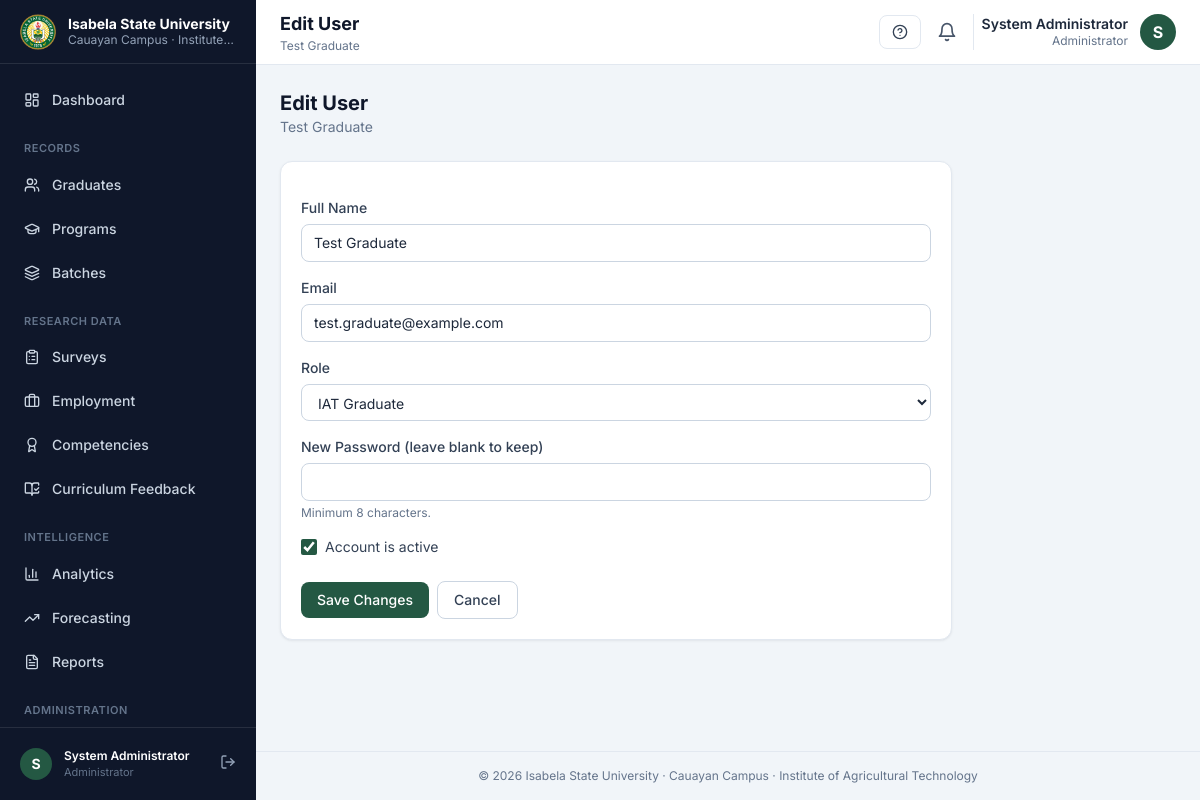
The app's page /admin/users/244/edit (signed in) with its own data.
### tables this page shows
CREATE TABLE `users` (
  `id` bigint(20) UNSIGNED NOT NULL,
  `role_id` bigint(20) UNSIGNED NOT NULL,
  `graduate_id` bigint(20) UNSIGNED DEFAULT NULL,
  `name` varchar(191) NOT NULL,
  `email` varchar(191) NOT NULL,
  `password` varchar(255) NOT NULL,
  `avatar` varchar(255) DEFAULT NULL,
  `is_active` tinyint(1) NOT NULL DEFAULT 1,
  `must_change_password` tinyint(1) NOT NULL DEFAULT 0,
  `last_login_at` timestamp NULL DEFAULT NULL,
  `password_reset_token` varchar(100) DEFAULT NULL,
  `password_reset_expires` timestamp NULL DEFAULT NULL,
  `created_at` timestamp NULL DEFAULT current_timestamp(),
  `updated_at` timestamp NULL DEFAULT current_timestamp() ON UPDATE current_timestamp(),
  `deleted_at` timestamp NULL DEFAULT NULL
);

CREATE TABLE `roles` (
  `id` bigint(20) UNSIGNED NOT NULL,
  `name` varchar(100) NOT NULL,
  `slug` varchar(60) NOT NULL,
  `description` varchar(255) DEFAULT NULL,
  `created_at` timestamp NULL DEFAULT current_timestamp(),
  `updated_at` timestamp NULL DEFAULT current_timestamp() ON UPDATE current_timestamp()
);

### views/admin/users/create.php (the view, shortened to what the rows shown need)
<?php
$roles = $roles ?? [];
$user = $user ?? null;
$isEdit = $user !== null;
?>
<div class="space-y-6">
    <div>
        <h2 class="text-xl font-bold text-ink-900"><?= $isEdit ? 'Edit User' : 'Add User' ?></h2>
        <p class="text-sm text-ink-500"><?= $isEdit ? e($user['name']) : 'Create a new user account' ?></p>
    </div>
    <div class="card max-w-2xl">
        <div class="card-body">
            <form method="POST" action="<?= $isEdit ? url('admin/users/' . (int) $user['id']) : url('admin/users') ?>" class="space-y-4">
                <div>
                    <label class="label" for="u-name">Full Name</label>
                    <input type="text" name="name" id="u-name" class="input" value="<?= e($user['name'] ?? '') ?>" required>
                </div>
                <div>
                    <label class="label" for="u-email">Email</label>
                    <input type="email" name="email" id="u-email" class="input" value="<?= e($user['email'] ?? '') ?>" required>
                </div>
                <div>
                    <label class="label" for="u-role">Role</label>
                    <select name="role_id" id="u-role" class="input" required>
                        <?php foreach ($roles as $r): ?>
                            <option value="<?= (int) $r['id'] ?>" <?= (int) ($user['role_id'] ?? 0) === (int) $r['id'] ? 'selected' : '' ?>>
                                <?= e($r['name']) ?>
                            </option>
                        <?php endforeach; ?>
                    </select>
                </div>
                <div>
                    <label class="label" for="u-password"><?= $isEdit ? 'New Password (leave blank to keep)' : 'Password' ?></label>
                    <input type="password" name="password" id="u-password" class="input" <?= $isEdit ? '' : 'required' ?>>
                    <p class="text-xs text-ink-500 mt-1">Minimum 8 characters.</p>
                </div>
                <div class="flex items-center gap-2">
                    <input type="checkbox" name="is_active" id="u-active" class="accent-brand-700 w-4 h-4" <?= !$isEdit || $user['is_active'] ? 'checked' : '' ?>>
                    <label for="u-active" class="text-sm text-ink-700">Account is active</label>
                </div>
                <div class="flex items-center gap-2 pt-2">
                    <button type="submit" class="btn-primary"><?= $isEdit ? 'Save Changes' : 'Create User' ?></button>
                    <a href="<?= url('admin/users') ?>" class="btn-secondary">Cancel</a>
                </div>
            </form>
        </div>
    </div>
</div>

### app/Core/Router.php (shortened to what the rows shown need)
<?php
final class Router
{
    private array $routes = [];
    private function add(string $method, string $uri, string|array|Closure $action): Route
    {
        $uri = '/' . trim($uri, '/');
        $route = new Route($method, $uri, $action);
        $this->routes[] = $route;
        return $route;
    }
    public function dispatch(Request $request): void
    {
        $method = $request->method();
        $path = $request->path();
        foreach ($this->routes as $route) {
            $params = $route->matches($method, $path);
            if ($params === null) {
                continue;
            }
            $next = function () use ($route, $request, $params): void {
                $this->executeAction($route, $request, $params);
            };
            foreach (array_reverse($route->middleware) as $middleware) {
                $next = $this->wrapMiddleware($middleware, $next);
            }
            $next();
            return;
        }
    }
    private function wrapMiddleware($middleware, Closure $next): Closure
    {
        return function () use ($middleware, $next): void {
            if ($middleware instanceof Closure) {
                $middleware($next);
                return;
            }
            if (is_string($middleware)) {
                $instance = $this->resolveMiddleware($middleware);
                $instance->handle($next);
                return;
            }
            $next();
        };
    }
    private function resolveMiddleware(string $class): MiddlewareInterface
    {
        $instance = new $class();
        return $instance;
    }
    private function executeAction(Route $route, Request $request, array $params): void
    {
        $action = $route->action;
        if (is_string($action) && str_contains($action, '@')) {
            [$controller, $method] = explode('@', $action, 2);
        } elseif (is_array($action) && count($action) === 2) {
            [$controller, $method] = $action;
        } else {
            throw new \RuntimeException('Invalid route action for ' . $route->uri);
        }
        $instance = new $controller();
        $instance->{$method}($request, $params);
    }
}

### views/layouts/app.php (shortened to what the rows shown need)
<?php
$user = auth();
$role = $user->role_slug ?? 'guest';
$appName = (string) setting('university_name', 'Isabela State University');
$campus = (string) setting('campus_name', 'Cauayan Campus');
?>
<!DOCTYPE html>
<html lang="en">
<head>
    <link rel="stylesheet" href="<?= asset('css/tailwind.min.css') ?>">
</head>
<body class="bg-ink-100 min-h-screen">
<div class="flex min-h-screen">
    <aside id="sidebar" class="fixed inset-y-0 left-0 z-40 w-64 bg-ink-900 text-ink-300 flex flex-col transform -translate-x-full lg:translate-x-0 lg:sticky lg:top-0 lg:h-screen transition-transform duration-200" aria-label="Sidebar">
        <div class="flex items-center gap-3 px-5 h-16 border-b border-white/10 shrink-0">
            <img src="<?= asset('images/logo.png') ?>" alt="<?= e($appName) ?>" class="w-9 h-9 rounded-lg object-cover shrink-0">
            <div class="min-w-0">
                <p class="text-white text-sm font-bold leading-tight truncate"><?= e($appName) ?></p>
                <p class="text-ink-400 text-xs truncate"><?= e($campus) ?> &middot; <?= e(setting('institute_name', 'IAT')) ?></p>
            </div>
        </div>
        <nav class="flex-1 overflow-y-auto px-3 py-4 space-y-1" id="sidebar-nav">
            <?php if ($role === 'admin'): ?>
                <a href="<?= url('admin/dashboard') ?>" class="sidebar-link <?= current_route_active('/admin/dashboard') ? 'active' : '' ?>">
                    <i data-lucide="layout-dashboard" class="w-4 h-4"></i><span>Dashboard</span>
                </a>
                <p class="px-3 pt-4 pb-1 text-[11px] font-semibold uppercase tracking-wider text-ink-500">Records</p>
                <a href="<?= url('admin/graduates') ?>" class="sidebar-link <?= current_route_active('/admin/graduates') ? 'active' : '' ?>">
                    <i data-lucide="users" class="w-4 h-4"></i><span>Graduates</span>
                </a>
                <a href="<?= url('admin/programs') ?>" class="sidebar-link <?= current_route_active('/admin/programs') ? 'active' : '' ?>">
                    <i data-lucide="graduation-cap" class="w-4 h-4"></i><span>Programs</span>
                </a>
                <a href="<?= url('admin/batches') ?>" class="sidebar-link <?= current_route_active('/admin/batches') ? 'active' : '' ?>">
                    <i data-lucide="layers" class="w-4 h-4"></i><span>Batches</span>
                </a>
                <p class="px-3 pt-4 pb-1 text-[11px] font-semibold uppercase tracking-wider text-ink-500">Research Data</p>
                <a href="<?= url('admin/surveys') ?>" class="sidebar-link <?= current_route_active('/admin/surveys') ? 'active' : '' ?>">
                    <i data-lucide="clipboard-list" class="w-4 h-4"></i><span>Surveys</span>
                </a>
                <a href="<?= url('admin/employment') ?>" class="sidebar-link <?= current_route_active('/admin/employment') ? 'active' : '' ?>">
                    <i data-lucide="briefcase" class="w-4 h-4"></i><span>Employment</span>
                </a>
                <a href="<?= url('admin/competencies') ?>" class="sidebar-link <?= current_route_active('/admin/competencies') ? 'active' : '' ?>">
                    <i data-lucide="award" class="w-4 h-4"></i><span>Competencies</span>
                </a>
                <a href="<?= url('admin/curriculum-feedback') ?>" class="sidebar-link <?= current_route_active('/admin/curriculum-feedback') ? 'active' : '' ?>">
                    <i data-lucide="book-open-check" class="w-4 h-4"></i><span>Curriculum Feedback</span>
                </a>
                <p class="px-3 pt-4 pb-1 text-[11px] font-semibold uppercase tracking-wider text-ink-500">Intelligence</p>
                <a href="<?= url('admin/analytics') ?>" class="sidebar-link <?= current_route_active('/admin/analytics') ? 'active' : '' ?>">
                    <i data-lucide="bar-chart-3" class="w-4 h-4"></i><span>Analytics</span>
                </a>
                <a href="<?= url('admin/forecasting') ?>" class="sidebar-link <?= current_route_active('/admin/forecasting') ? 'active' : '' ?>">
                    <i data-lucide="trending-up" class="w-4 h-4"></i><span>Forecasting</span>
                </a>
                <a href="<?= url('admin/reports') ?>" class="sidebar-link <?= current_route_active('/admin/reports') ? 'active' : '' ?>">
                    <i data-lucide="file-text" class="w-4 h-4"></i><span>Reports</span>
                </a>
                <p class="px-3 pt-4 pb-1 text-[11px] font-semibold uppercase tracking-wider text-ink-500">Administration</p>
            <?php endif; ?>
        </nav>
        <div class="p-3 border-t border-white/10 shrink-0">
            <div class="flex items-center gap-3 px-2 py-2">
                <div class="w-8 h-8 rounded-full bg-brand-700 text-white flex items-center justify-center text-sm font-bold uppercase">
                    <?= e(substr($user->name ?? '?', 0, 1)) ?>
                </div>
                <div class="min-w-0 flex-1">
                    <p class="text-white text-xs font-semibold truncate"><?= e($user->name ?? '') ?></p>
                    <p class="text-ink-500 text-[11px] truncate"><?= e($role === 'admin' ? 'Administrator' : 'IAT Graduate') ?></p>
                </div>
                <form method="POST" action="<?= url('logout') ?>">
                    <button type="submit" title="Logout" class="text-ink-400 hover:text-white transition-colors">
                        <i data-lucide="log-out" class="w-4 h-4"></i>
                    </button>
                </form>
            </div>
        </div>
    </aside>
    <div class="flex-1 flex flex-col min-w-0">
        <header class="bg-white border-b border-ink-200 sticky top-0 z-20">
            <div class="flex items-center justify-between gap-3 px-4 lg:px-6 h-16">
                <div class="flex items-center gap-3">
                    <div>
                        <h1 class="text-base lg:text-lg font-bold text-ink-900 leading-tight"><?= e($title ?? 'Dashboard') ?></h1>
                        <p class="text-xs text-ink-500 hidden sm:block"><?= e($subtitle ?? $campus . ' &middot; ' . setting('institute_name', 'IAT')) ?></p>
                    </div>
                </div>
                <div class="flex items-center gap-2">
                    <button type="button" id="manual-open" class="inline-flex items-center gap-2 px-3 py-2 rounded-lg border border-ink-200 text-sm font-medium text-ink-700 hover:bg-ink-50" aria-controls="manual-slider" aria-expanded="false" aria-label="Open user manual">
                        <i data-lucide="circle-help" class="w-4 h-4"></i>
                    </button>
                    <div class="relative" id="notification-dropdown">
                        <button id="notification-bell" class="relative p-2 rounded-lg hover:bg-ink-100 text-ink-600" aria-label="Notifications">
                            <i data-lucide="bell" class="w-5 h-5"></i>
                        </button>
                    </div>
                    <div class="hidden md:flex items-center gap-3 pl-2 border-l border-ink-200">
                        <div class="text-right">
                            <p class="text-sm font-semibold text-ink-800 leading-tight"><?= e($user->name ?? '') ?></p>
                            <p class="text-xs text-ink-500"><?= e($role === 'admin' ? 'Administrator' : 'IAT Graduate') ?></p>
                        </div>
                        <div class="w-9 h-9 rounded-full bg-brand-700 text-white flex items-center justify-center font-bold uppercase">
                            <?= e(substr($user->name ?? '?', 0, 1)) ?>
                        </div>
                    </div>
                </div>
            </div>
        </header>
        <main class="flex-1 px-4 lg:px-6 py-6">
            <?= $content ?>
        </main>
        <footer class="px-4 lg:px-6 py-4 border-t border-ink-200 text-center text-xs text-ink-500">
            &copy; <?= date('Y') ?> <?= e($appName) ?> &middot; <?= e($campus) ?> &middot; Institute of Agricultural Technology
        </footer>
    </div>
</div>
</body>
</html>

### records on screen
users: name "S", name "System Administrator", role.slug "Administrator"
users: name "Test Graduate", email "test.graduate@example.com", role_id "IAT Graduate", is_active "☑"

### other values on screen
$appName "Isabela State University"
$title "Edit User"
